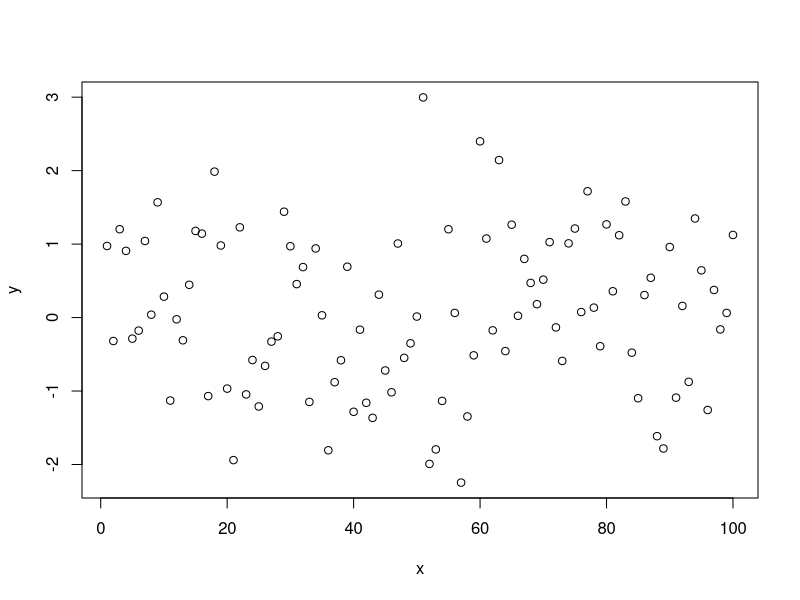

Write the R code that produced this figure. (Note: this script raises an error after producing the figure.)
## ---- chunk 1
library(scales)
whole_numbers <- comma_format(accuracy = 1)
nearest_100 <- comma_format(accuracy = 100)
european_style <- comma_format(big.mark = ".", decimal.mark = ",", accuracy = 0.01)
## ---- chunk 2
vec_of_nums <- c(0.4, 4523423.123, 1234.12)

whole_numbers(vec_of_nums)
nearest_100(vec_of_nums)
european_style(vec_of_nums)
## ---- chunk 3
adder <- function(x) {
  function(n) {
    n + x
  }
}
## ---- chunk 4
add2 <- adder(2)
add100 <- adder(100)

add2(10)
add100(10)
## ---- chunk 5
read.csv
## ---- chunk 6
add100
## ---- chunk 7
environment(add100)$x
## ---- chunk 8
plot_data <- data.frame(x = 1:100, y = rnorm(100))
plot(y ~ x, data = plot_data)
## ---- chunk 9
knitr::include_graphics("metaprogramming_map.svg")
## ---- chunk 10
my_code_string <- "1 + 2"
my_code_string

my_call <- str2lang(my_code_string)
my_call
## ---- chunk 11
eval(my_call)
## ---- chunk 12
very_clear_function <- function(x, y) {
  x_sub <- substitute(x)
  x_quo <- quote(x)
  y_sub <- substitute(y)
  y_quo <- quote(y)
  
  cat(paste0(
    deparse(x_quo), " = ", deparse(x_sub), " and ", 
    deparse(y_quo), " = ", deparse(y_sub), ", so ",
    deparse(x_quo), " + ", deparse(y_quo), " = ", x + y
  ), "\n")
  x + y
}

very_clear_function(1,2)
## ---- chunk 13
x <- 10
quote(x + 100)
bquote(x + 100)
bquote(.(x) + 100)
## ---- chunk 14
adder_transparent <- function(x) {
  eval(
    str2expression(
      deparse(
        bquote(
          function (n) {
            n + .(x)
          }
        ))))
}
## ---- chunk 15
add100 <- adder_transparent(100)

add100(10)

add100
## ---- chunk 16
hand_crafted_add100 <- function(n) {
  n + 100
}

hand_crafted_add100
